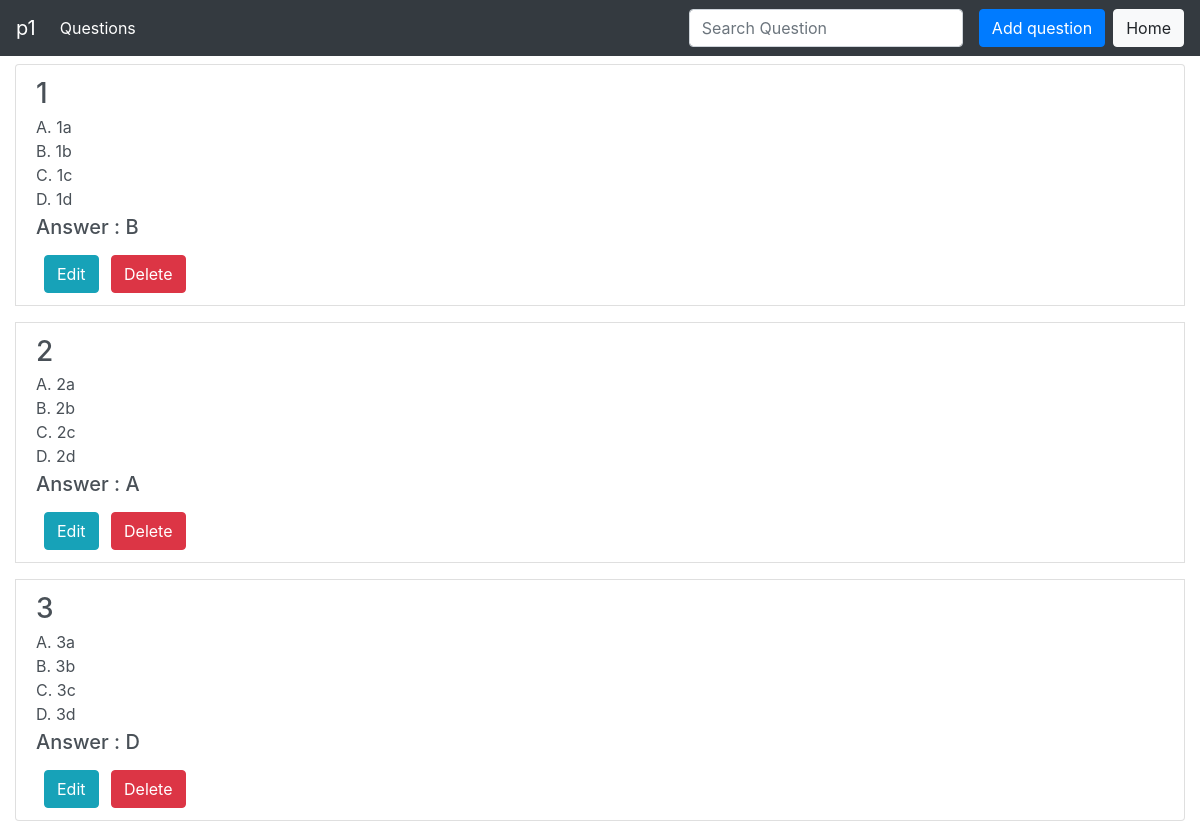
The app's page /prof/p1/question/view_all_ques (signed in) with its own data.
### main/models/question.py (models this page shows, shortened)
class Question_DB(models.Model):
    professor = models.ForeignKey(User, limit_choices_to={'groups__name': "Professor"}, on_delete=models.CASCADE, null=True)
    qno = models.AutoField(primary_key=True)
    question = models.CharField(max_length=100)
    optionA = models.CharField(max_length=100)
    optionB = models.CharField(max_length=100)
    optionC = models.CharField(max_length=100)
    optionD = models.CharField(max_length=100)
    answer = models.CharField(max_length=200)

### prof/views/question.py (the view, shortened to what this page needs)
def view_all_ques(request, prof_username):
    prof = User.objects.get(username=prof_username)
    if request.user == prof:
        return render(request, 'prof/question/view_all_questions.html', {
            'question_db': Question_DB.objects.filter(professor=prof), 'prof': prof
        })
    else:
        return HttpResponseForbidden("You are not allowed to view this page. Please change url to original values to return.")

### prof/templates/prof/question/view_all_questions.html (shortened to what this page needs)
{% load static %}
<!DOCTYPE html>
<html lang="en">
<head>
    <link rel="stylesheet" href="https://maxcdn.bootstrapcdn.com/bootstrap/4.2.1/css/bootstrap.min.css">
    <link rel="stylesheet" href="https://stackpath.bootstrapcdn.com/font-awesome/4.7.0/css/font-awesome.min.css">
</head>
<body>
    <nav class="navbar navbar-expand-lg navbar-dark bg-dark">
        <a class="navbar-brand" href="#">{{ prof.username }}</a>
        <div class="collapse navbar-collapse" id="navbarSupportedContent">
            <ul class="navbar-nav mr-auto">
                <li class="nav-item active">
                    <a class="nav-link" href="#">Questions<span class="sr-only">(current)</span></a>
                </li>
            </ul>
            <form class="form-inline my-2 my-lg-0">
                <input id='searchQuestion' class="form-control mr-sm-2" type="search" placeholder="Search Question"
                    aria-label="Search">
            </form>
            <a class="btn btn-primary mx-2" href="{% url 'prof:add_question' prof.username %}">Add question</a><br>
            <a class="btn btn-light" href="{% url 'prof:index' prof.username %}">Home</a>
        </div>
    </nav>
    <div class="container-fluid">
        <div class="list-group">
            {% for ques in question_db %}
            <div class="list-group-item list-group-item-action flex-column align-items-start my-2">
                <div class="d-flex w-100 justify-content-between">
                    <h3 class="mb-1">{{ ques.question }}</h3>
                </div>
                <p class="mb-1">
                    A. {{ques.optionA}}<br>
                    B. {{ques.optionB}}<br>
                    C. {{ques.optionC}}<br>
                    D. {{ques.optionD}}<br>
                    <h5>Answer : {{ques.answer}}</h5>
                </p>
                <form method="POST">
                    <a class="btn btn-info mx-2" href="{% url 'prof:edit_question' prof.username ques.qno %}">Edit</a>
                    <input class="btn btn-danger" type="submit"
                        onclick="return confirm('Are you sure you want to delete this question?')" value="Delete">
                </form>
            </div>
            {% empty %}
            <h3>No Questions available</h3>
            {% endfor %}
        </div>
    </div>
</body>
</html>

### records on screen
Question_DB: question "1", optionA "1a", optionB "1b", optionC "1c", optionD "1d", answer "B"
Question_DB: question "2", optionA "2a", optionB "2b", optionC "2c", optionD "2d", answer "A"
Question_DB: question "3", optionA "3a", optionB "3b", optionC "3c", optionD "3d", answer "D"

### other values on screen
{{ prof.username }} "p1"
